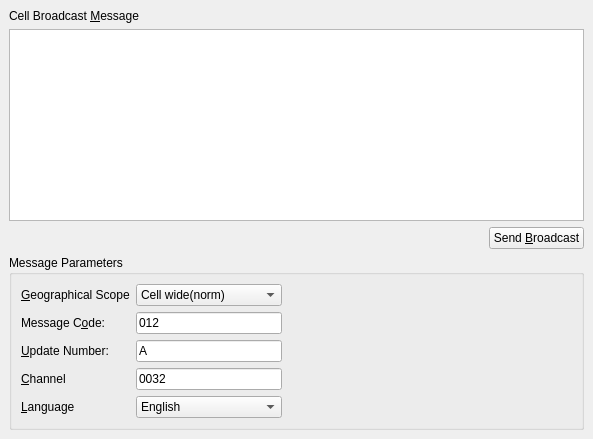
      <widget class="QWidget" name="tab_2">
       <attribute name="title">
        <string>CBM</string>
       </attribute>
       <layout class="QVBoxLayout">
        <property name="spacing">
         <number>6</number>
        </property>
        <property name="leftMargin">
         <number>9</number>
        </property>
        <property name="topMargin">
         <number>9</number>
        </property>
        <property name="rightMargin">
         <number>9</number>
        </property>
        <property name="bottomMargin">
         <number>9</number>
        </property>
        <item>
         <widget class="QLabel" name="lblContent">
          <property name="text">
           <string>Cell Broadcast &amp;Message</string>
          </property>
          <property name="buddy">
           <cstring>teContent</cstring>
          </property>
         </widget>
        </item>
        <item>
         <widget class="QTextEdit" name="teContent">
          <property name="tabChangesFocus">
           <bool>true</bool>
          </property>
          <property name="tabStopWidth">
           <number>40</number>
          </property>
          <property name="acceptRichText">
           <bool>false</bool>
          </property>
         </widget>
        </item>
        <item>
         <layout class="QHBoxLayout">
          <property name="spacing">
           <number>6</number>
          </property>
          <property name="leftMargin">
           <number>0</number>
          </property>
          <property name="topMargin">
           <number>0</number>
          </property>
          <property name="rightMargin">
           <number>0</number>
          </property>
          <property name="bottomMargin">
           <number>0</number>
          </property>
          <item>
           <spacer>
            <property name="orientation">
             <enum>Qt::Horizontal</enum>
            </property>
            <property name="sizeHint" stdset="0">
             <size>
              <width>311</width>
              <height>20</height>
             </size>
            </property>
           </spacer>
          </item>
          <item>
           <widget class="QPushButton" name="pbSendCellBroadcast">
            <property name="text">
             <string>Send &amp;Broadcast</string>
            </property>
           </widget>
          </item>
         </layout>
        </item>
        <item>
         <widget class="QGroupBox" name="groupBox">
          <property name="title">
           <string>Message Parameters</string>
          </property>
          <property name="checkable">
           <bool>false</bool>
          </property>
          <property name="checked">
           <bool>false</bool>
          </property>
          <layout class="QGridLayout">
           <property name="leftMargin">
            <number>9</number>
           </property>
           <property name="topMargin">
            <number>9</number>
           </property>
           <property name="rightMargin">
            <number>9</number>
           </property>
           <property name="bottomMargin">
            <number>9</number>
           </property>
           <property name="spacing">
            <number>6</number>
           </property>
           <item row="2" column="0">
            <widget class="QLabel" name="lblMessageCode">
             <property name="text">
              <string>Message C&amp;ode:</string>
             </property>
             <property name="buddy">
              <cstring>leMessageCode</cstring>
             </property>
            </widget>
           </item>
           <item row="3" column="0">
            <widget class="QLabel" name="lblUpdateNumber">
             <property name="text">
              <string>&amp;Update Number:</string>
             </property>
             <property name="buddy">
              <cstring>leUpdateNumber</cstring>
             </property>
            </widget>
           </item>
           <item row="1" column="1">
            <widget class="QComboBox" name="cbGeographicalScope">
             <property name="currentIndex">
              <number>3</number>
             </property>
             <item>
              <property name="text">
               <string>Cell wide(immediate)</string>
              </property>
             </item>
             <item>
              <property name="text">
               <string>PLMN wide</string>
              </property>
             </item>
             <item>
              <property name="text">
               <string>Location Area wide</string>
              </property>
             </item>
             <item>
              <property name="text">
               <string>Cell wide(norm)</string>
              </property>
             </item>
            </widget>
           </item>
           <item row="3" column="1">
            <widget class="QLineEdit" name="leUpdateNumber">
             <property name="text">
              <string>A</string>
             </property>
             <property name="maxLength">
              <number>1</number>
             </property>
            </widget>
           </item>
           <item row="4" column="1">
            <widget class="QLineEdit" name="leChannel">
             <property name="text">
              <string>0032</string>
             </property>
             <property name="maxLength">
              <number>4</number>
             </property>
            </widget>
           </item>
           <item row="4" column="0">
            <widget class="QLabel" name="lblChannel">
             <property name="text">
              <string>&amp;Channel</string>
             </property>
             <property name="buddy">
              <cstring>leChannel</cstring>
             </property>
            </widget>
           </item>
           <item row="1" column="0">
            <widget class="QLabel" name="lblGeographicalScope">
             <property name="text">
              <string>&amp;Geographical Scope</string>
             </property>
             <property name="buddy">
              <cstring>cbGeographicalScope</cstring>
             </property>
            </widget>
           </item>
           <item row="5" column="1">
            <widget class="QComboBox" name="cbLanguage">
             <property name="currentIndex">
              <number>1</number>
             </property>
             <item>
              <property name="text">
               <string>German</string>
              </property>
             </item>
             <item>
              <property name="text">
               <string>English</string>
              </property>
             </item>
             <item>
              <property name="text">
               <string>Italian</string>
              </property>
             </item>
             <item>
              <property name="text">
               <string>French</string>
              </property>
             </item>
             <item>
              <property name="text">
               <string>Spanish</string>
              </property>
             </item>
             <item>
              <property name="text">
               <string>Dutch</string>
              </property>
             </item>
             <item>
              <property name="text">
               <string>Swedish</string>
              </property>
             </item>
             <item>
              <property name="text">
               <string>Danish</string>
              </property>
             </item>
             <item>
              <property name="text">
               <string>Portuguese</string>
              </property>
             </item>
             <item>
              <property name="text">
               <string>Finish</string>
              </property>
             </item>
             <item>
              <property name="text">
               <string>Norwegian</string>
              </property>
             </item>
             <item>
              <property name="text">
               <string>Greek</string>
              </property>
             </item>
             <item>
              <property name="text">
               <string>Turkish</string>
              </property>
             </item>
            </widget>
           </item>
           <item row="5" column="0">
            <widget class="QLabel" name="lblLanguage">
             <property name="text">
              <string>&amp;Language</string>
             </property>
             <property name="buddy">
              <cstring>cbLanguage</cstring>
             </property>
            </widget>
           </item>
           <item row="2" column="1">
            <widget class="QLineEdit" name="leMessageCode">
             <property name="text">
              <string>012</string>
             </property>
             <property name="maxLength">
              <number>3</number>
             </property>
            </widget>
           </item>
           <item row="1" column="2" rowspan="5">
            <spacer name="verticalSpacer_2">
             <property name="orientation">
              <enum>Qt::Vertical</enum>
             </property>
             <property name="sizeType">
              <enum>QSizePolicy::Ignored</enum>
             </property>
             <property name="sizeHint" stdset="0">
              <size>
               <width>290</width>
               <height>150</height>
              </size>
             </property>
            </spacer>
           </item>
          </layout>
         </widget>
        </item>
       </layout>
      </widget>
